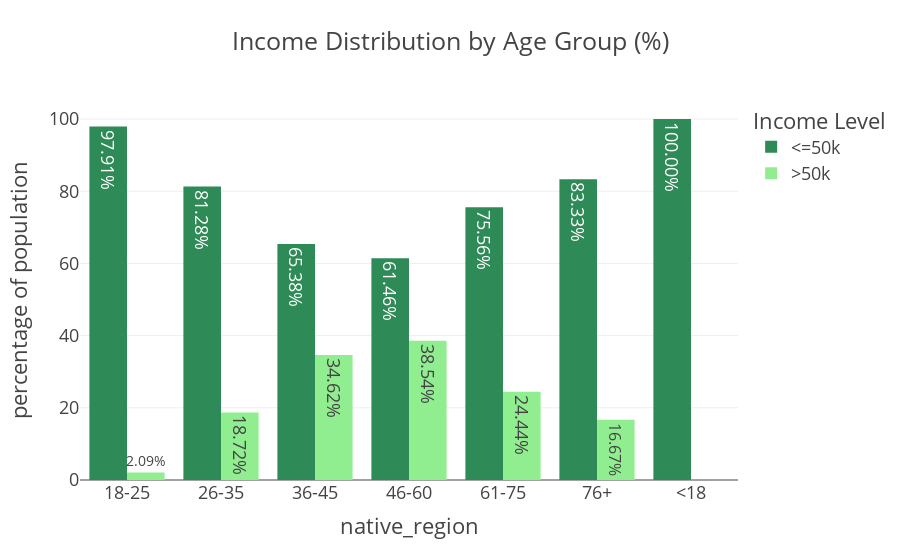

Notebook cell for this chart:
### Code cell
fig = px.bar(
    adult_df_income_age,
    x = 'age_group',
    y = 'percentage',
    color = 'income',
    title = 'Income Distribution by Age Group (%)',
    barmode = 'group',
    color_discrete_sequence=['seagreen','lightgreen'],
    text = 'percentage'
)
fig.update_traces(texttemplate='%{text:.2f}%')
fig.update_layout(template = "presentation", 
                  xaxis_title = 'native_region', 
                  yaxis_title = 'percentage of population', 
                  legend_title = dict(text='Income Level'), 
                  paper_bgcolor="rgba(0, 0, 0, 0)", 
                  plot_bgcolor ="rgba(0, 0, 0, 0)")
fig.show()
fig.write_image(os.path.join(results_dir,'income_distribution_by_agegroup_bar_plot.jpg'))
fig.write_image(os.path.join(results_dir,'income_distribution_by_agegroup_bar_plot.png'))
fig.write_html(os.path.join(results_dir,'income_distribution_by_agegroup_bar_plot.html'))

### Figure 1 — Plotly figure (JSON) as saved in the notebook; plotly's stock layout.template omitted (floating-point values rounded to 4 significant figures)
{"data": [{"alignmentgroup": "True", "hovertemplate": "income=<=50k<br>age_group=%{x}<br>percentage=%{text}<extra></extra>", "legendgroup": "<=50k", "marker": {"color": "seagreen", "pattern": {"shape": ""}}, "name": "<=50k", "offsetgroup": "<=50k", "orientation": "v", "showlegend": true, "text": [97.91, 81.28, 65.38, 61.46, 75.56, 83.33, 100.0], "textposition": "auto", "texttemplate": "%{text:.2f}%", "type": "bar", "x": ["18-25", "26-35", "36-45", "46-60", "61-75", "76+", "<18"], "xaxis": "x", "y": [97.91, 81.28, 65.38, 61.46, 75.56, 83.33, 100.0], "yaxis": "y"}, {"alignmentgroup": "True", "hovertemplate": "income=>50k<br>age_group=%{x}<br>percentage=%{text}<extra></extra>", "legendgroup": ">50k", "marker": {"color": "lightgreen", "pattern": {"shape": ""}}, "name": ">50k", "offsetgroup": ">50k", "orientation": "v", "showlegend": true, "text": [2.093, 18.72, 34.62, 38.54, 24.44, 16.67], "textposition": "auto", "texttemplate": "%{text:.2f}%", "type": "bar", "x": ["18-25", "26-35", "36-45", "46-60", "61-75", "76+"], "xaxis": "x", "y": [2.093, 18.72, 34.62, 38.54, 24.44, 16.67], "yaxis": "y"}], "layout": {"autosize": true, "barmode": "group", "legend": {"title": {"text": "Income Level"}, "tracegroupgap": 0}, "paper_bgcolor": "rgba(0, 0, 0, 0)", "plot_bgcolor": "rgba(0, 0, 0, 0)", "title": {"text": "Income Distribution by Age Group (%)"}, "xaxis": {"anchor": "y", "autorange": true, "domain": [0, 1], "range": [-0.5, 6.5], "title": {"text": "native_region"}, "type": "category"}, "yaxis": {"anchor": "x", "autorange": true, "domain": [0, 1], "range": [0, 105.3], "title": {"text": "percentage of population"}, "type": "linear"}}}
